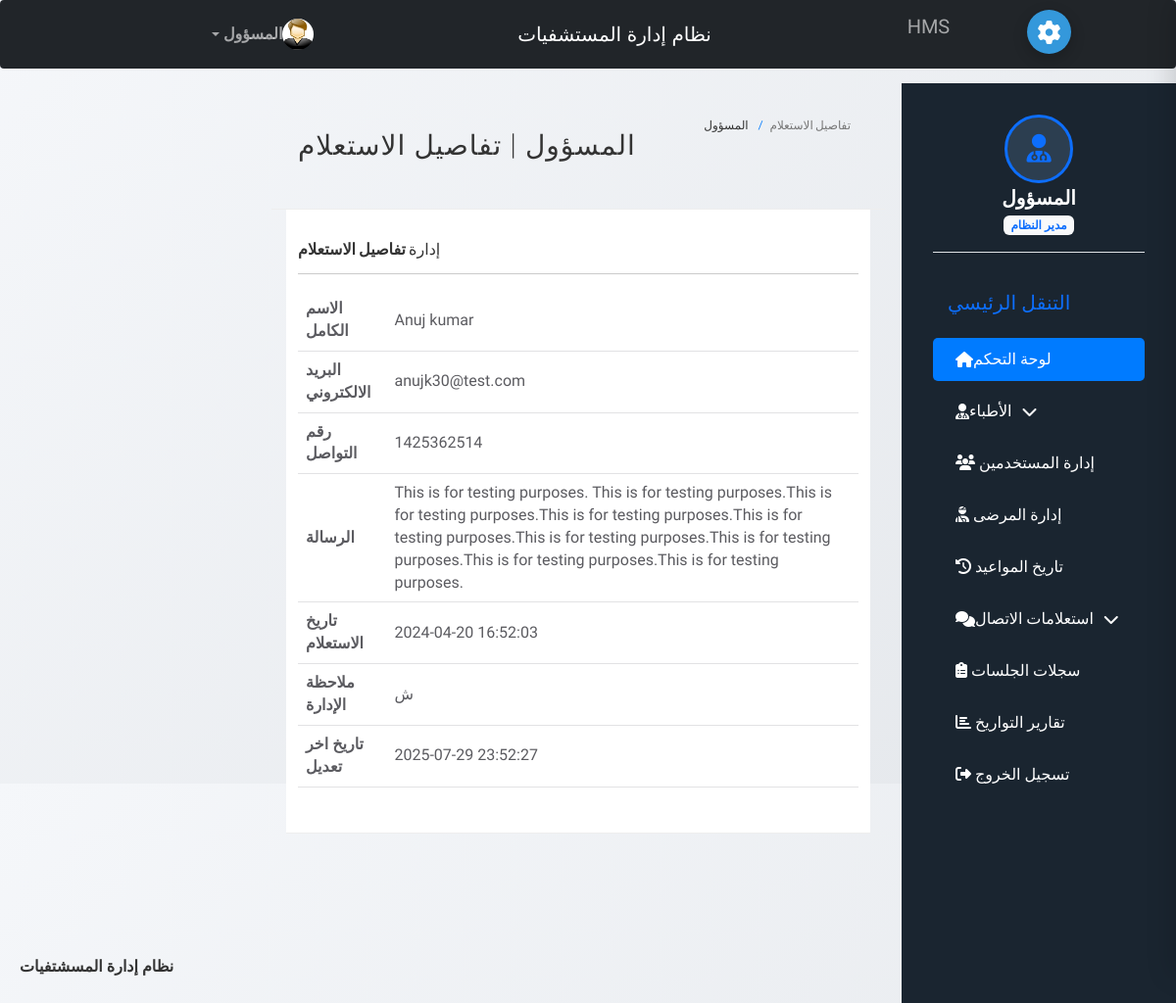
Screenshot of /hospital/hms/admin/query-details.php?id=1 (signed in) with the database file from the repository.
### tables this page shows
CREATE TABLE `tblcontactus` (
  `id` int(11) NOT NULL,
  `fullname` varchar(255) DEFAULT NULL,
  `email` varchar(255) DEFAULT NULL,
  `contactno` bigint(12) DEFAULT NULL,
  `message` longtext DEFAULT NULL,
  `PostingDate` timestamp NULL DEFAULT current_timestamp(),
  `AdminRemark` longtext DEFAULT NULL,
  `LastupdationDate` timestamp NULL DEFAULT NULL ON UPDATE current_timestamp(),
  `IsRead` int(11) DEFAULT NULL
);

### hospital/hms/admin/query-details.php (the view, shortened to what this page needs)
<?php
include('include/config.php');
if(strlen($_SESSION['id']==0)) {
 header('location:logout.php');
  } else{
?>
<!DOCTYPE html>
<html lang="en">
	<head>
		<link rel="stylesheet" href="vendor/bootstrap/css/bootstrap.min.css">
		<link rel="stylesheet" href="vendor/fontawesome/css/font-awesome.min.css">
		<link rel="stylesheet" href="vendor/themify-icons/themify-icons.min.css">
		<link href="vendor/animate.css/animate.min.css" rel="stylesheet" media="screen">
		<link href="vendor/perfect-scrollbar/perfect-scrollbar.min.css" rel="stylesheet" media="screen">
		<link href="vendor/switchery/switchery.min.css" rel="stylesheet" media="screen">
		<link href="vendor/bootstrap-touchspin/jquery.bootstrap-touchspin.min.css" rel="stylesheet" media="screen">
		<link href="vendor/select2/select2.min.css" rel="stylesheet" media="screen">
		<link href="vendor/bootstrap-datepicker/bootstrap-datepicker3.standalone.min.css" rel="stylesheet" media="screen">
		<link href="vendor/bootstrap-timepicker/bootstrap-timepicker.min.css" rel="stylesheet" media="screen">
		<link rel="stylesheet" href="assets/css/styles.css">
		<link rel="stylesheet" href="assets/css/plugins.css">
		<link rel="stylesheet" href="assets/css/themes/theme-1.css" id="skin_color" />
	</head>
	<body>
		<div id="app">
<?php include('include/sidebar.php');?>
			<div class="app-content">
						<?php include('include/header.php');?>
				<div class="main-content" >
					<div class="wrap-content container" id="container">
						<section id="page-title">
							<div class="row">
								<div class="col-sm-8">
									<h1 class="mainTitle">المسؤول | تفاصيل الاستعلام</h1>
																	</div>
								<ol class="breadcrumb">
									<li>
										<span>المسؤول</span>
									</li>
									<li class="active">
										<span>تفاصيل الاستعلام</span>
									</li>
								</ol>
							</div>
						</section>
						<div class="container-fluid container-fullw bg-white">
									<div class="row">
								<div class="col-md-12">
									<h5 class="over-title margin-bottom-15">إدارة <span class="text-bold">تفاصيل الاستعلام</span></h5>
												<hr />
									<table class="table table-hover" id="sample-table-1">
										<tbody>
<?php
$qid=intval($_GET['id']);
$sql=mysqli_query($con,"select * from tblcontactus where id='$qid'");
while($row=mysqli_fetch_array($sql))
{
?>
											<tr>
												<th>الاسم الكامل</th>
												<td><?php echo $row['fullname'];?></td>
											</tr>
											<tr>
												<th>البريد الالكتروني</th>
												<td><?php echo $row['email'];?></td>
											</tr>
											<tr>
												<th>رقم التواصل</th>
												<td><?php echo $row['contactno'];?></td>
											</tr>
											<tr>
												<th>الرسالة</th>
												<td><?php echo $row['message'];?></td>
												</tr>
																						<tr>
												<th>تاريخ الاستعلام</th>
												<td><?php echo $row['PostingDate'];?></td>
												</tr>
<?php if($row['AdminRemark']==""){?>
<form name="query" method="post">
	<tr>
												<th>ملاحظة الإدارة</th>
												<td><textarea name="adminremark" class="form-control" required="true"></textarea></td>
												</tr>
												<tr>
													<td>&nbsp;</td>
													<td>
														<button type="submit" class="btn btn-primary pull-left" name="update">
		تعديل <i class="fa fa-arrow-circle-right"></i>
								</button>
													</td>
												</tr>
</form>
													<?php } else {?>
	<tr>
												<th>ملاحظة الإدارة</th>
												<td><?php echo $row['AdminRemark'];?></td>
												</tr>
<tr>
												<th>تاريخ اخر تعديل</th>
												<td><?php echo $row['LastupdationDate'];?></td>
												</tr>
											<?php
											 }} ?>
										</tbody>
									</table>
								</div>
							</div>
								</div>
							</div>
						</div>
					</div>
				</div>
	<?php include('include/footer.php');?>
	<?php include('include/setting.php');?>
	</body>
</html>
<?php } ?>

### hospital/hms/admin/assets/css/themes/theme-1.css (style rules this page uses)
body { background: #FAFAFA; }

### hospital/hms/admin/include/sidebar.php (style rules this page uses)
body { font-family: 'Tajawal', sans-serif; background: linear-gradient(135deg,#f5f7fa,#e4edf9); min-height: 100vh; padding-top: 65px; }
.main-content { padding-right: 280px; }

### hospital/hms/admin/include/setting.php (style rules this page uses)
:root { --primary-color: #3498db; --sidebar-color: #2980b9; }
:root.theme-1 { --primary-color: #3498db; --sidebar-color: #2980b9; }
* { margin: 0; padding: 0; box-sizing: border-box; }
body { font-family: 'Tajawal', sans-serif; background: linear-gradient(135deg, #f5f7fa 0%, #e4e7eb 100%); min-height: 100vh; padding: 20px; color: #333; }

### rows the page displays
tblcontactus: fullname "Anuj kumar", email "anujk30@test.com", contactno "1425362514", message "This is for testing purposes. This is for testing purposes.This is for testing purposes.This is for testing purposes.This is for testing purposes.This is for testing purposes.This is for testing purposes.This is for testing purposes.This is for testing purposes.", PostingDate "2024-04-20 16:52:03", AdminRemark "ش", LastupdationDate "2025-07-29 23:52:27"
